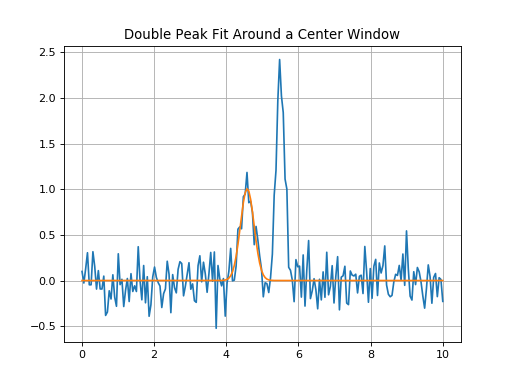

The Python source for this figure:
import numpy as np
import matplotlib.pyplot as plt

from astropy.modeling import models
from astropy import units as u

from specutils.spectra import Spectrum1D
from specutils.fitting import fit_lines

# Create a simple spectrum with a Gaussian.
np.random.seed(42)

g1 = models.Gaussian1D(1, 4.6, 0.2)
g2 = models.Gaussian1D(2.5, 5.5, 0.1)
x = np.linspace(0, 10, 200)
y = g1(x) + g2(x) + np.random.normal(0., 0.2, x.shape)

# Create the spectrum to fit
spectrum = Spectrum1D(flux=y*u.Jy, spectral_axis=x*u.um)

# Fit the spectrum
g2_init = models.Gaussian1D(amplitude=1.*u.Jy, mean=4.7*u.um, stddev=0.2*u.um)
g2_fit = fit_lines(spectrum, g2_init, window=0.3*u.um)
y_fit = g2_fit(x*u.um)

plt.plot(x, y)
plt.plot(x, y_fit)
plt.title('Double Peak Fit Around a Center Window')
plt.grid('on')
